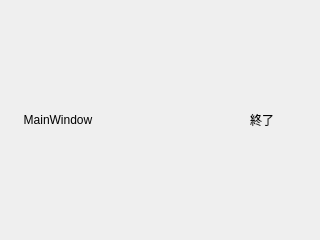
<?xml version="1.0" encoding="UTF-8"?>
<ui version="4.0">
 <class>TaskTrayPopup</class>
 <widget class="QDialog" name="TaskTrayPopup">
  <property name="geometry">
   <rect>
    <x>0</x>
    <y>0</y>
    <width>320</width>
    <height>240</height>
   </rect>
  </property>
  <property name="sizePolicy">
   <sizepolicy hsizetype="Minimum" vsizetype="Minimum">
    <horstretch>0</horstretch>
    <verstretch>0</verstretch>
   </sizepolicy>
  </property>
  <property name="focusPolicy">
   <enum>Qt::StrongFocus</enum>
  </property>
  <property name="windowTitle">
   <string>Dialog</string>
  </property>
  <layout class="QVBoxLayout" name="verticalLayout_4">
   <property name="spacing">
    <number>4</number>
   </property>
   <property name="leftMargin">
    <number>8</number>
   </property>
   <property name="topMargin">
    <number>8</number>
   </property>
   <property name="rightMargin">
    <number>8</number>
   </property>
   <property name="bottomMargin">
    <number>8</number>
   </property>
   <item>
    <layout class="QGridLayout" name="gridLayout">
     <property name="topMargin">
      <number>0</number>
     </property>
     <item row="2" column="2">
      <spacer name="verticalSpacer_2">
       <property name="orientation">
        <enum>Qt::Vertical</enum>
       </property>
       <property name="sizeHint" stdset="0">
        <size>
         <width>20</width>
         <height>40</height>
        </size>
       </property>
      </spacer>
     </item>
     <item row="1" column="0">
      <widget class="QPushButton" name="toggleMainWindowButton">
       <property name="sizePolicy">
        <sizepolicy hsizetype="Expanding" vsizetype="Expanding">
         <horstretch>0</horstretch>
         <verstretch>0</verstretch>
        </sizepolicy>
       </property>
       <property name="text">
        <string>MainWindow</string>
       </property>
       <property name="flat">
        <bool>true</bool>
       </property>
      </widget>
     </item>
     <item row="0" column="2">
      <spacer name="verticalSpacer">
       <property name="orientation">
        <enum>Qt::Vertical</enum>
       </property>
       <property name="sizeHint" stdset="0">
        <size>
         <width>20</width>
         <height>40</height>
        </size>
       </property>
      </spacer>
     </item>
     <item row="1" column="2">
      <widget class="QPushButton" name="exitButton">
       <property name="sizePolicy">
        <sizepolicy hsizetype="Expanding" vsizetype="Expanding">
         <horstretch>0</horstretch>
         <verstretch>0</verstretch>
        </sizepolicy>
       </property>
       <property name="focusPolicy">
        <enum>Qt::StrongFocus</enum>
       </property>
       <property name="text">
        <string>終了</string>
       </property>
       <property name="flat">
        <bool>true</bool>
       </property>
      </widget>
     </item>
     <item row="1" column="1">
      <spacer name="horizontalSpacer">
       <property name="focusPolicy">
        <enum>Qt::NoFocus</enum>
       </property>
       <property name="orientation">
        <enum>Qt::Horizontal</enum>
       </property>
       <property name="sizeHint" stdset="0">
        <size>
         <width>40</width>
         <height>20</height>
        </size>
       </property>
      </spacer>
     </item>
    </layout>
   </item>
  </layout>
 </widget>
 <resources/>
 <connections/>
</ui>
